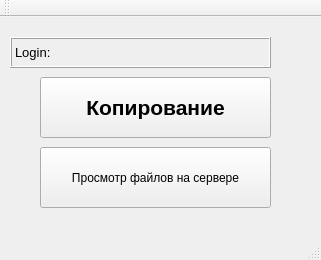
<?xml version="1.0" encoding="UTF-8"?>
<ui version="4.0">
 <class>MainWindow</class>
 <widget class="QMainWindow" name="MainWindow">
  <property name="geometry">
   <rect>
    <x>0</x>
    <y>0</y>
    <width>321</width>
    <height>260</height>
   </rect>
  </property>
  <property name="windowTitle">
   <string>Главное окно</string>
  </property>
  <widget class="QWidget" name="centralWidget">
   <widget class="QPushButton" name="pushButton">
    <property name="enabled">
     <bool>true</bool>
    </property>
    <property name="geometry">
     <rect>
      <x>40</x>
      <y>60</y>
      <width>231</width>
      <height>61</height>
     </rect>
    </property>
    <property name="font">
     <font>
      <pointsize>16</pointsize>
      <weight>75</weight>
      <bold>true</bold>
     </font>
    </property>
    <property name="text">
     <string>Копирование</string>
    </property>
   </widget>
   <widget class="QPushButton" name="pushButton_2">
    <property name="enabled">
     <bool>true</bool>
    </property>
    <property name="geometry">
     <rect>
      <x>40</x>
      <y>130</y>
      <width>231</width>
      <height>61</height>
     </rect>
    </property>
    <property name="font">
     <font>
      <pointsize>9</pointsize>
      <weight>50</weight>
      <bold>false</bold>
     </font>
    </property>
    <property name="text">
     <string>Просмотр файлов на сервере</string>
    </property>
   </widget>
   <widget class="my_label" name="label">
    <property name="geometry">
     <rect>
      <x>280</x>
      <y>20</y>
      <width>31</width>
      <height>31</height>
     </rect>
    </property>
    <property name="frameShape">
     <enum>QFrame::NoFrame</enum>
    </property>
    <property name="frameShadow">
     <enum>QFrame::Raised</enum>
    </property>
    <property name="text">
     <string/>
    </property>
    <property name="pixmap">
     <pixmap>../../Downloads/ios7-bell_icon-icons.com_50334 (1).png</pixmap>
    </property>
   </widget>
   <widget class="QLabel" name="label_2">
    <property name="geometry">
     <rect>
      <x>10</x>
      <y>20</y>
      <width>261</width>
      <height>31</height>
     </rect>
    </property>
    <property name="font">
     <font>
      <pointsize>10</pointsize>
      <weight>50</weight>
      <bold>false</bold>
     </font>
    </property>
    <property name="frameShape">
     <enum>QFrame::Box</enum>
    </property>
    <property name="frameShadow">
     <enum>QFrame::Raised</enum>
    </property>
    <property name="text">
     <string>Login:</string>
    </property>
   </widget>
  </widget>
  <widget class="QMenuBar" name="menuBar">
   <property name="geometry">
    <rect>
     <x>0</x>
     <y>0</y>
     <width>321</width>
     <height>26</height>
    </rect>
   </property>
  </widget>
  <widget class="QToolBar" name="mainToolBar">
   <attribute name="toolBarArea">
    <enum>TopToolBarArea</enum>
   </attribute>
   <attribute name="toolBarBreak">
    <bool>false</bool>
   </attribute>
  </widget>
  <widget class="QStatusBar" name="statusBar"/>
 </widget>
 <layoutdefault spacing="6" margin="11"/>
 <customwidgets>
  <customwidget>
   <class>my_label</class>
   <extends>QLabel</extends>
   <header location="global">my_label.h</header>
  </customwidget>
 </customwidgets>
 <resources/>
 <connections/>
</ui>
